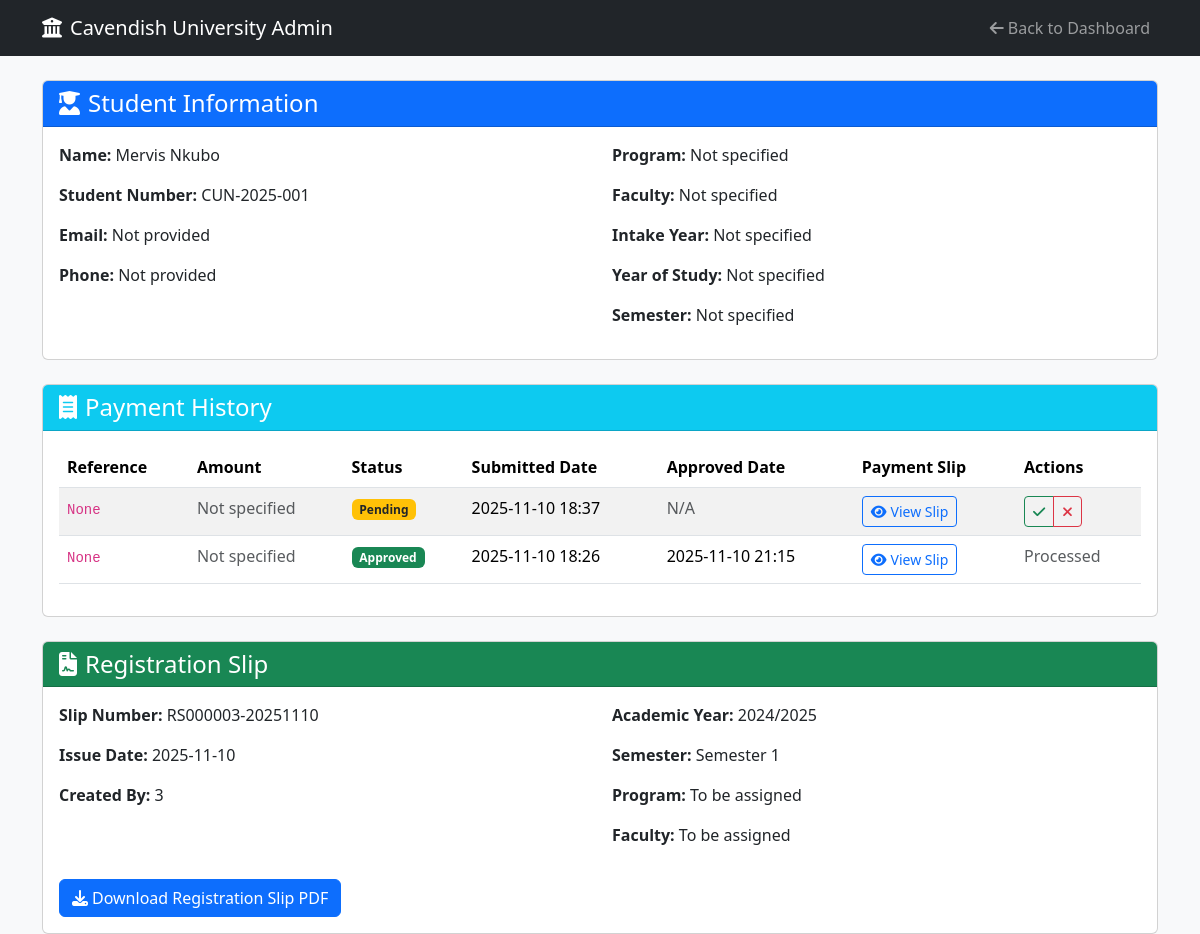
/admin/student/3 (signed in), run on the app's committed database.
### app/models.py (models this page shows, shortened)
class Student(db.Model):
    __tablename__ = "student"
    id = db.Column(db.Integer, primary_key=True)
    student_number = db.Column(db.String(20), unique=True, nullable=False)
    name = db.Column(db.String(100), nullable=False)
    email = db.Column(db.String(120), unique=True, nullable=True)
    phone = db.Column(db.String(20), nullable=True)
    program = db.Column(db.String(50), nullable=True)
    faculty = db.Column(db.String(100), nullable=True)
    intake_year = db.Column(db.Integer, nullable=True)
    year_of_study = db.Column(db.Integer, nullable=True)
    semester = db.Column(db.String(20), nullable=True)
    created_at = db.Column(db.DateTime, default=lambda: datetime.now(timezone.utc))
    user = db.relationship("User", back_populates="student_profile", uselist=False, foreign_keys=[User.student_id])
    payments = db.relationship("Payment", back_populates="student", lazy=True, cascade="all, delete-orphan")
    registrations = db.relationship("Registration", back_populates="student", lazy=True, cascade="all, delete-orphan")
    registration_slips = db.relationship("RegistrationSlip", back_populates="student", lazy=True, cascade="all, delete-orphan")
    course_enrollments = db.relationship("CourseEnrollment", back_populates="student", lazy=True, cascade="all, delete-orphan")

class Payment(db.Model):
    __tablename__ = "payment"
    id = db.Column(db.Integer, primary_key=True)
    slip_filename = db.Column(db.String(150), nullable=False)
    status = db.Column(db.String(20), default="pending")
    description = db.Column(db.Text, nullable=True)
    submitted_date = db.Column(db.DateTime, default=lambda: datetime.now(timezone.utc))
    approved_date = db.Column(db.DateTime, nullable=True)
    student_id = db.Column(db.Integer, db.ForeignKey("student.id"), nullable=False)
    amount = db.Column(db.Float, nullable=True)
    method = db.Column(db.String(50), nullable=True)
    reference = db.Column(db.String(100), nullable=True, unique=True)
    receipt_image = db.Column(db.String(255), nullable=True)
    student = db.relationship("Student", back_populates="payments")

class RegistrationSlip(db.Model):
    __tablename__ = "registration_slip"
    id = db.Column(db.Integer, primary_key=True)
    slip_number = db.Column(db.String(50), unique=True, nullable=False)
    student_id = db.Column(db.Integer, db.ForeignKey('student.id'), nullable=False)
    issue_date = db.Column(db.DateTime, nullable=False, default=lambda: datetime.now(timezone.utc))
    pdf_filename = db.Column(db.String(255), nullable=True)
    created_by = db.Column(db.String(100), nullable=True)
    created_date = db.Column(db.DateTime, default=lambda: datetime.now(timezone.utc))
    academic_year = db.Column(db.String(20), nullable=True)
    semester = db.Column(db.String(20), nullable=True)
    program_name = db.Column(db.String(100), nullable=True)
    faculty_name = db.Column(db.String(100), nullable=True)
    student = db.relationship("Student", back_populates="registration_slips")

### app/routes/admin_routes.py (the view)
@admin_bp.route('/student/<int:student_id>')
@admin_required
def view_student_details(student_id):
    student = Student.query.get_or_404(student_id)
    payments = Payment.query.filter_by(student_id=student_id).order_by(Payment.submitted_date.desc()).all()
    registration_slip = RegistrationSlip.query.filter_by(student_id=student_id).first()
    return render_template(
        'admin/student_details.html',
        student=student,
        payments=payments,
        registration_slip=registration_slip
    )

### app/__init__.py (called while the page is built)
@login_manager.user_loader
def load_user(user_id):
    return User.query.get(int(user_id))

### app/routes/admin_routes.py (called while the page is built)
def admin_required(f):
    @wraps(f)
    def decorated_function(*args, **kwargs):
        if 'user_id' not in session or session.get('role') != 'admin':
            flash("Please log in as admin to access this page.", "warning")
            return redirect(url_for('admin.admin_login'))
        return f(*args, **kwargs)
    return decorated_function

### app/templates/admin/student_details.html (shortened to what this page needs)
<!DOCTYPE html>
<html lang="en">
<head>
    <link rel="stylesheet" href="https://cdn.jsdelivr.net/npm/bootstrap@5.3.2/dist/css/bootstrap.min.css">
    <link rel="stylesheet" href="https://cdnjs.cloudflare.com/ajax/libs/font-awesome/6.4.0/css/all.min.css">
</head>
<body class="bg-light">
<nav class="navbar navbar-expand-lg navbar-dark bg-dark">
    <div class="container">
        <a class="navbar-brand" href="{{ url_for('admin.dashboard') }}">
            <i class="fas fa-university me-2"></i>Cavendish University Admin
        </a>
        <div class="navbar-nav ms-auto">
            <a class="nav-link" href="{{ url_for('admin.dashboard') }}">
                <i class="fas fa-arrow-left me-1"></i>Back to Dashboard
            </a>
        </div>
    </div>
</nav>
<div class="container mt-4">
    <div class="card mb-4">
        <div class="card-header bg-primary text-white">
            <h4 class="mb-0">
                <i class="fas fa-user-graduate me-2"></i>Student Information
            </h4>
        </div>
        <div class="card-body">
            <div class="row">
                <div class="col-md-6">
                    <p><strong>Name:</strong> {{ student.name }}</p>
                    <p><strong>Student Number:</strong> {{ student.student_number }}</p>
                    <p><strong>Email:</strong> {{ student.email or 'Not provided' }}</p>
                    <p><strong>Phone:</strong> {{ student.phone or 'Not provided' }}</p>
                </div>
                <div class="col-md-6">
                    <p><strong>Program:</strong> {{ student.program or 'Not specified' }}</p>
                    <p><strong>Faculty:</strong> {{ student.faculty or 'Not specified' }}</p>
                    <p><strong>Intake Year:</strong> {{ student.intake_year or 'Not specified' }}</p>
                    <p><strong>Year of Study:</strong> {{ student.year_of_study or 'Not specified' }}</p>
                    <p><strong>Semester:</strong> {{ student.semester or 'Not specified' }}</p>
                </div>
            </div>
        </div>
    </div>
    <div class="card mb-4">
        <div class="card-header bg-info text-white">
            <h4 class="mb-0">
                <i class="fas fa-receipt me-2"></i>Payment History
            </h4>
        </div>
        <div class="card-body">
            {% if payments %}
                <div class="table-responsive">
                    <table class="table table-striped">
                        <thead>
                            <tr>
                                <th>Reference</th>
                                <th>Amount</th>
                                <th>Status</th>
                                <th>Submitted Date</th>
                                <th>Approved Date</th>
                                <th>Payment Slip</th>
                                <th>Actions</th>
                            </tr>
                        </thead>
                        <tbody>
                            {% for payment in payments %}
                            <tr>
                                <td><code>{{ payment.reference }}</code></td>
                                <td>
                                    {% if payment.amount is not none %}
                                        ZMW {{ "%.2f"|format(payment.amount) }}
                                    {% else %}
                                        <span class="text-muted">Not specified</span>
                                    {% endif %}
                                </td>
                                <td>
                                    <span class="badge
                                        {% if payment.status == 'approved' %}bg-success
                                        {% elif payment.status == 'rejected' %}bg-danger
                                        {% else %}bg-warning text-dark{% endif %}">
                                        {{ payment.status|title }}
                                    </span>
                                </td>
                                <td>{{ payment.submitted_date.strftime('%Y-%m-%d %H:%M') }}</td>
                                <td>
                                    {% if payment.approved_date %}
                                        {{ payment.approved_date.strftime('%Y-%m-%d %H:%M') }}
                                    {% else %}
                                        <span class="text-muted">N/A</span>
                                    {% endif %}
                                </td>
                                <td>
                                    {% if payment.slip_filename %}
                                        <button class="btn btn-sm btn-outline-primary view-slip"
                                                data-filename="{{ payment.slip_filename }}"
                                                data-filetype="{{ payment.slip_filename.split('.')[-1].lower() }}"
                                                data-bs-toggle="modal"
                                                data-bs-target="#slipModal">
                                            <i class="fas fa-eye me-1"></i>View Slip
                                        </button>
                                    {% else %}
                                        <span class="text-muted">No slip</span>
                                    {% endif %}
                                </td>
                                <td>
                                    {% if payment.status == 'pending' %}
                                    <div class="btn-group btn-group-sm">
                                        <a href="{{ url_for('admin.manage_payment', payment_id=payment.id, action='approve') }}"
                                           class="btn btn-outline-success" title="Approve Payment">
                                            <i class="fas fa-check"></i>
                                        </a>
                                        <a href="{{ url_for('admin.manage_payment', payment_id=payment.id, action='reject') }}"
                                           class="btn btn-outline-danger" title="Reject Payment">
                                            <i class="fas fa-times"></i>
                                        </a>
                                    </div>
                                    {% else %}
                                        <span class="text-muted">Processed</span>
                                    {% endif %}
                                </td>
                            </tr>
                            {% endfor %}
                        </tbody>
                    </table>
                </div>
            {% else %}
                <p class="text-muted text-center">No payment history found.</p>
            {% endif %}
        </div>
    </div>
    {% if registration_slip %}
    <div class="card">
        <div class="card-header bg-success text-white">
            <h4 class="mb-0">
                <i class="fas fa-file-contract me-2"></i>Registration Slip
            </h4>
        </div>
        <div class="card-body">
            <div class="row">
                <div class="col-md-6">
                    <p><strong>Slip Number:</strong> {{ registration_slip.slip_number }}</p>
                    <p><strong>Issue Date:</strong> {{ registration_slip.issue_date.strftime('%Y-%m-%d') }}</p>
                    <p><strong>Created By:</strong> {{ registration_slip.created_by or 'System' }}</p>
                </div>
                <div class="col-md-6">
                    <p><strong>Academic Year:</strong> {{ registration_slip.academic_year or 'Not specified' }}</p>
                    <p><strong>Semester:</strong> {{ registration_slip.semester or 'Not specified' }}</p>
                    <p><strong>Program:</strong> {{ registration_slip.program_name or student.program or 'Not specified' }}</p>
                    <p><strong>Faculty:</strong> {{ registration_slip.faculty_name or student.faculty or 'Not specified' }}</p>
                </div>
            </div>
            {% if registration_slip.pdf_filename %}
            <div class="mt-3">
                <a href="{{ url_for('admin.serve_uploaded_file', filename=registration_slip.pdf_filename) }}"
                   class="btn btn-primary" target="_blank">
                    <i class="fas fa-download me-1"></i>Download Registration Slip PDF
                </a>
            </div>
            {% endif %}
        </div>
    </div>
    {% endif %}
</div>
</body>
</html>

### data on the page
Student: name "Mervis Nkubo", student_number "CUN-2025-001", email "Not provided", phone "Not provided", program "Not specified", faculty "Not specified", intake_year "Not specified", year_of_study "Not specified", semester "Not specified"
Payment: reference "None", shows "Not specified", status "Pending", submitted_date "2025-11-10 18:37", shows "N/A"
Payment: reference "None", shows "Not specified", status "Approved", submitted_date "2025-11-10 18:26", approved_date "2025-11-10 21:15", shows "Processed"
RegistrationSlip: slip_number "RS000003-20251110", issue_date "2025-11-10", created_by "3", academic_year "2024/2025", semester "Semester 1", program_name "To be assigned", faculty_name "To be assigned"
